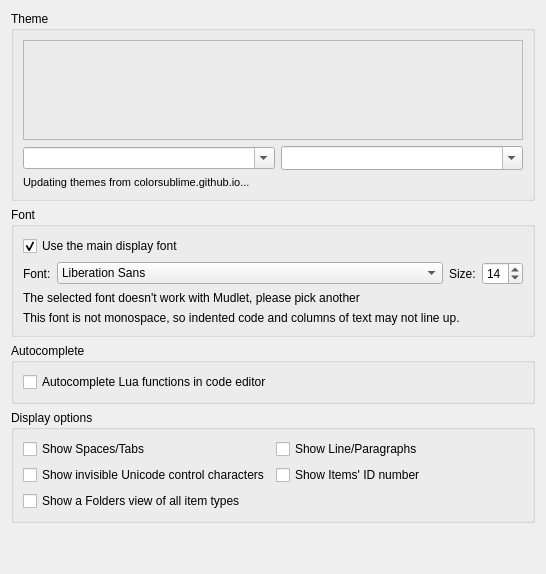
     <widget class="QWidget" name="tab_codeEditor">
      <attribute name="title">
       <string>Editor</string>
      </attribute>
      <layout class="QVBoxLayout" name="verticalLayout_tab_codeEditor">
       <item>
        <widget class="QGroupBox" name="groupbox_codeEditorThemeSelection">
         <property name="title">
          <string>Theme</string>
         </property>
         <layout class="QGridLayout" name="gridLayout_groupbox_codeEditorThemeSelection" columnstretch="2,1">
          <item row="0" column="0" colspan="2">
           <widget class="QFrame" name="frame_edbeePreviewWidget">
            <property name="minimumSize">
             <size>
              <width>500</width>
              <height>100</height>
             </size>
            </property>
            <property name="frameShape">
             <enum>QFrame::Shape::StyledPanel</enum>
            </property>
            <property name="frameShadow">
             <enum>QFrame::Shadow::Raised</enum>
            </property>
            <layout class="QVBoxLayout" name="verticalLayout_frame_edbeePreviewWidget">
             <property name="spacing">
              <number>0</number>
             </property>
             <property name="leftMargin">
              <number>0</number>
             </property>
             <property name="topMargin">
              <number>0</number>
             </property>
             <property name="rightMargin">
              <number>0</number>
             </property>
             <property name="bottomMargin">
              <number>0</number>
             </property>
             <item>
              <widget class="edbee::TextEditorWidget" name="edbeePreviewWidget" native="true">
               <property name="font">
                <font/>
               </property>
              </widget>
             </item>
            </layout>
           </widget>
          </item>
          <item row="1" column="0">
           <widget class="QComboBox" name="code_editor_theme_selection_combobox">
            <property name="editable">
             <bool>true</bool>
            </property>
           </widget>
          </item>
          <item row="1" column="1">
           <widget class="QComboBox" name="script_preview_combobox">
            <property name="editable">
             <bool>true</bool>
            </property>
            <property name="sizeAdjustPolicy">
             <enum>QComboBox::SizeAdjustPolicy::AdjustToMinimumContentsLengthWithIcon</enum>
            </property>
            <property name="minimumContentsLength">
             <number>24</number>
            </property>
           </widget>
          </item>
          <item row="2" column="0" colspan="2">
           <widget class="QLabel" name="theme_download_label">
            <property name="font">
             <font>
              <pointsize>8</pointsize>
             </font>
            </property>
            <property name="text">
             <string>Updating themes from colorsublime.github.io...</string>
            </property>
            <property name="wordWrap">
             <bool>true</bool>
            </property>
           </widget>
          </item>
         </layout>
        </widget>
       </item>
       <item>
        <widget class="QGroupBox" name="groupBox_editorFont">
         <property name="title">
          <string extracomment="Card title on the Editor settings page, above the font the script editor's code is written in">Font</string>
         </property>
         <layout class="QGridLayout" name="gridLayout_groupBox_editorFont" columnstretch="0,1,0,0">
          <item row="0" column="0" colspan="4">
           <widget class="QCheckBox" name="checkBox_editorFontFollowsDisplay">
            <property name="toolTip">
             <string extracomment="Tooltip of the Editor settings page option that writes the script editor's code in the font set for the game's text">&lt;p&gt;Shows code, the error messages under it and trigger patterns in the font and size set for the game's text on the Main display page. Untick it to give the script editor a font and size of its own.&lt;/p&gt;</string>
            </property>
            <property name="accessibleDescription">
             <string extracomment="Accessibility-friendly description of the Editor settings page option that writes the script editor's code in the font set for the game's text">Shows code, the error messages under it and trigger patterns in the font and size set for the game's text on the Main display page. Untick it to give the script editor a font and size of its own.</string>
            </property>
            <property name="text">
             <string extracomment="Option on the Editor settings page: when ticked, the script editor's code is written in the font and size of the game's text, set on the Main display page, so main display is that page's name and is translated as it is">Use the main display font</string>
            </property>
            <property name="checked">
             <bool>true</bool>
            </property>
           </widget>
          </item>
          <item row="1" column="0">
           <widget class="QLabel" name="label_editorFont">
            <property name="text">
             <string>Font:</string>
            </property>
            <property name="buddy">
             <cstring>fontComboBox_editorFont</cstring>
            </property>
           </widget>
          </item>
          <item row="1" column="1">
           <widget class="QFontComboBox" name="fontComboBox_editorFont">
            <property name="sizePolicy">
             <sizepolicy hsizetype="Preferred" vsizetype="Fixed">
              <horstretch>1</horstretch>
              <verstretch>0</verstretch>
             </sizepolicy>
            </property>
            <property name="editable">
             <bool>false</bool>
            </property>
            <property name="maxVisibleItems">
             <number>20</number>
            </property>
           </widget>
          </item>
          <item row="1" column="2">
           <widget class="QLabel" name="label_editorFontSize">
            <property name="text">
             <string>Size:</string>
            </property>
            <property name="buddy">
             <cstring>spinBox_editorFontSize</cstring>
            </property>
           </widget>
          </item>
          <item row="1" column="3">
           <widget class="QSpinBox" name="spinBox_editorFontSize">
            <property name="minimum">
             <number>1</number>
            </property>
            <property name="maximum">
             <number>99</number>
            </property>
            <property name="value">
             <number>14</number>
            </property>
           </widget>
          </item>
          <item row="2" column="0" colspan="4">
           <widget class="QLabel" name="label_editorFontInvalid">
            <property name="text">
             <string>The selected font doesn't work with Mudlet, please pick another</string>
            </property>
            <property name="wordWrap">
             <bool>true</bool>
            </property>
           </widget>
          </item>
          <item row="3" column="0" colspan="4">
           <widget class="QLabel" name="label_editorFontVariableWidth">
            <property name="text">
             <string extracomment="Warning under the script editor's font picker on the Editor settings page, shown when the chosen font's letters are not all the same width">This font is not monospace, so indented code and columns of text may not line up.</string>
            </property>
            <property name="wordWrap">
             <bool>true</bool>
            </property>
           </widget>
          </item>
         </layout>
        </widget>
       </item>
       <item>
        <widget class="QGroupBox" name="groupBox_autoComplete">
         <property name="title">
          <string>Autocomplete</string>
         </property>
         <layout class="QVBoxLayout" name="verticalLayout_groupBox_autoComplete">
          <item>
           <widget class="QCheckBox" name="checkBox_autocompleteLuaCode">
            <property name="text">
             <string>Autocomplete Lua functions in code editor</string>
            </property>
           </widget>
          </item>
         </layout>
        </widget>
       </item>
       <item>
        <widget class="QGroupBox" name="groupBox_editorDisplayOptions">
         <property name="title">
          <string>Display options</string>
         </property>
         <layout class="QGridLayout" name="gridLayout_groupBox_editorDisplayOptions">
          <item row="0" column="0">
           <widget class="QCheckBox" name="checkBox_showSpacesAndTabs">
            <property name="toolTip">
             <string>&lt;body&gt;&lt;p&gt;When displaying Lua contents in the main text editor area of the Editor show tabs and spaces with visible marks instead of whitespace.&lt;/p&gt;</string>
            </property>
            <property name="accessibleDescription">
             <string>When displaying Lua contents in the main text editor area of the Editor show tabs and spaces with visible marks instead of whitespace.</string>
            </property>
            <property name="text">
             <string>Show Spaces/Tabs</string>
            </property>
           </widget>
          </item>
          <item row="0" column="1">
           <widget class="QCheckBox" name="checkBox_showLineFeedsAndParagraphs">
            <property name="toolTip">
             <string>&lt;body&gt;&lt;p&gt;When displaying Lua contents in the main text editor area of the Editor show  line and paragraphs ends with visible marks as well as whitespace.&lt;/p&gt;</string>
            </property>
            <property name="accessibleDescription">
             <string>When displaying Lua contents in the main text editor area of the Editor show line and paragraph ends with visible marks as well as whitespace.</string>
            </property>
            <property name="text">
             <string>Show Line/Paragraphs</string>
            </property>
           </widget>
          </item>
          <item row="1" column="0">
           <widget class="QCheckBox" name="checkBox_showBidi">
            <property name="toolTip">
             <string>&lt;p&gt;Shows bidirection Unicode characters which can be used to change the meaning of source code while remaining invisible to the eye.&lt;/p&gt;</string>
            </property>
            <property name="accessibleDescription">
             <string>Shows bidirectional Unicode characters which can be used to change the meaning of source code while remaining invisible to the eye.</string>
            </property>
            <property name="text">
             <string>Show invisible Unicode control characters</string>
            </property>
           </widget>
          </item>
          <item row="1" column="1">
           <widget class="QCheckBox" name="checkBox_showIdNumbers">
            <property name="toolTip">
             <string>&lt;p&gt;Shows the &lt;b&gt;unique&lt;/b&gt; ID number that Mudlet uses internally to identify each instance of an item this is the same number that the Lua API functions that create aliases, key-binding, etc. return on success. This may be useful to know when there are multiple items of the same type with the same name and will be incorporated in the names of the related items' Lua scripts in the Central Debug Console output.&lt;/p&gt;&lt;p&gt;Note that although the number assigned to an item is constant during a session of the profile it may be different the next time the profile is loaded if other items are added or removed.&lt;/p&gt;</string>
            </property>
            <property name="accessibleDescription">
             <string>Shows Mudlet's internal ID number for each item. This is the same ID returned by Lua functions that create aliases, triggers, timers and so on, and is helpful when several items share the same name. The ID is stable during a session but may change the next time the profile is loaded.</string>
            </property>
            <property name="text">
             <string>Show Items' ID number</string>
            </property>
           </widget>
          </item>
          <item row="2" column="0" colspan="2">
           <widget class="QCheckBox" name="checkBox_folderView">
            <property name="toolTip">
             <string>&lt;p&gt;Adds a &lt;b&gt;Folders&lt;/b&gt; entry to the editor's sidebar. It shows triggers, aliases, scripts, timers, keys and buttons together, grouped by folder. Folders with the same name in different item types are shown as one folder.&lt;/p&gt;</string>
            </property>
            <property name="accessibleDescription">
             <string>Adds a Folders entry to the editor's sidebar. It shows triggers, aliases, scripts, timers, keys and buttons together, grouped by folder. Folders with the same name in different item types are shown as one folder.</string>
            </property>
            <property name="text">
             <string>Show a Folders view of all item types</string>
            </property>
           </widget>
          </item>
         </layout>
        </widget>
       </item>
       <item>
        <spacer name="verticalSpacer_codeEditor">
         <property name="orientation">
          <enum>Qt::Orientation::Vertical</enum>
         </property>
         <property name="sizeHint" stdset="0">
          <size>
           <width>20</width>
           <height>40</height>
          </size>
         </property>
        </spacer>
       </item>
      </layout>
     </widget>
